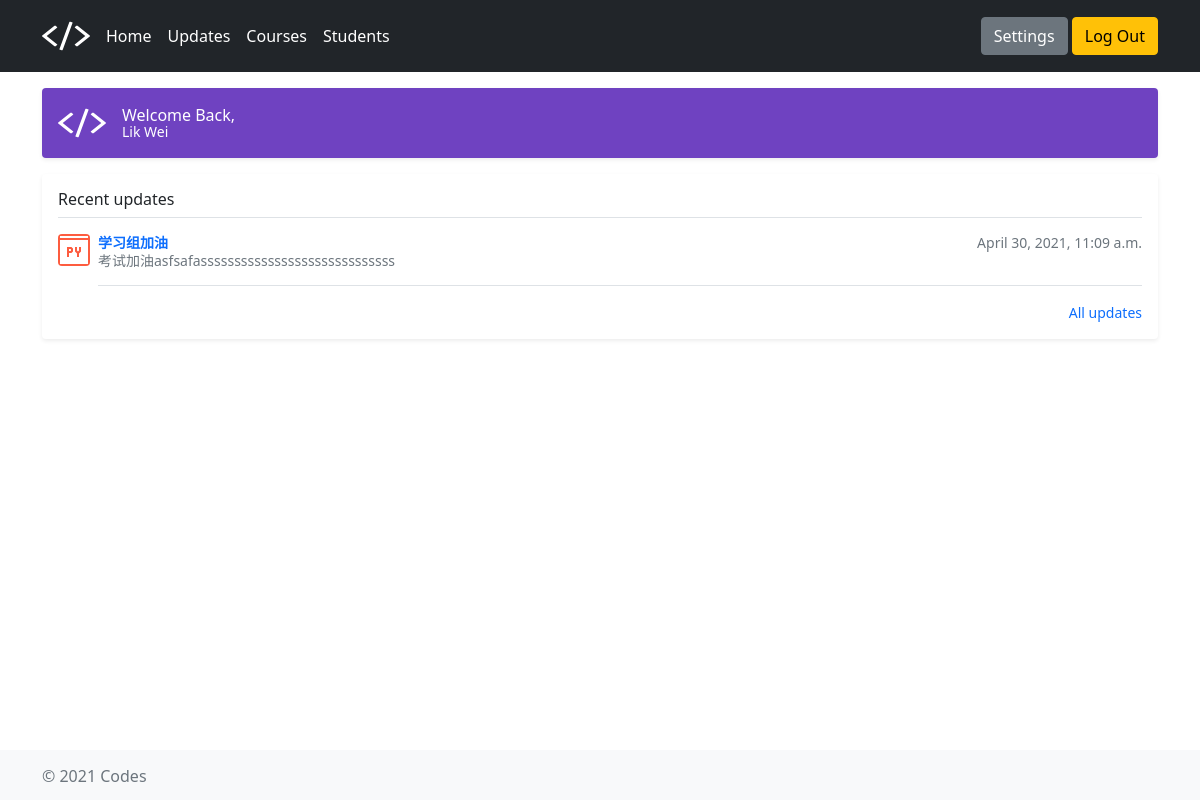
The app's page / (signed in) with its own data.
### page/models.py (models this page shows)
class Update(models.Model):
    user = models.ForeignKey(
        settings.AUTH_USER_MODEL,
        on_delete=models.CASCADE,
        null=True
    )
    course = models.ForeignKey(Course, on_delete=models.CASCADE)
    update_title = models.CharField(max_length=200)
    update_description = models.TextField()
    update_created_datetime = models.DateTimeField(auto_now_add=True)

### page/views.py (the view)
# urls.py: path('', home_view, name='home'),
@login_required
def home_view(request, *args, **kwargs):  # *args, **kwargs
    update_list = Update.objects.all()
    context = {'update_list': update_list}
    return render(request, "index.html", context)

### templates/index.html (shortened to what this page needs)
{% extends "base_generic.html" %}
  {% block head %}
  {% load static %}
  <link href="{% static 'assets/dist/css/bootstrap.min.css' %}" rel="stylesheet" />
  {% load static %}
  <link href="{% static 'headers.css' %}" rel="stylesheet" />
  <link href="{% static 'offcanvas.css' %}" rel="stylesheet">
  <link href="{% static 'sticky-footer.css' %}" rel="stylesheet">
  {% endblock %}
{% block content %}
<body class="d-flex flex-column h-100">
  <main class="container">
    <div class="d-flex align-items-center p-3 my-3 text-white bg-purple rounded shadow-sm">
      <img class="me-3" src="{% static '/assets/brand/codes-logo-white.svg' %}" alt="" width="48" height="38">
      <div class="lh-1">
        {% if user.is_authenticated %}
        <h1 class="h6 mb-0 text-white lh-1">Welcome Back,</h1>
        <small>{{ user.first_name }}</small>
        {% endif %}
      </div>
    </div>
    <div class="my-3 p-3 bg-body rounded shadow-sm">
      <h6 class="border-bottom pb-2 mb-0">Recent updates</h6>
      {% if update_list %}
      {% for update in update_list %}
      <div class="d-flex text-muted pt-3">
        <div class="pb-3 mb-0 small lh-sm border-bottom w-100">
          <div class="d-flex justify-content-between">
            <strong class="text-gray-dark"><a href="/updates/{{ update.id }}/">
                {{ update.update_title }}</a></strong>
            {{ update.update_created_datetime }}
          </div>
          <span class="d-block">{{ update.update_description }}</span>
        </div>
      </div>
      {% endfor %}
      {% else %}
      <p>No update are available.</p>
      {% endif %}
      <small class="d-block text-end mt-3">
        <a href="/updates/">All updates</a>
      </small>
    </div>
  </main>
</body>
{% endblock %}
{% block script%}
{% load static %}
{% endblock %}

### static/offcanvas.css (style rules this page uses)
html, body { overflow-x: hidden; }
.bg-purple { background-color: #6f42c1; }

### static/sticky-footer.css (style rules this page uses)
html { position: relative; min-height: 100%; }
body { margin-bottom: 60px; }

### templates/base_generic.html (style rules this page uses)
a { text-decoration: none !important; }

### records on screen
Update: update_title "学习组加油", update_created_datetime "April 30, 2021, 11:09 a.m.", update_description "考试加油asfsafasssssssssssssssssssssssssssss"

### other values on screen
{{ user.first_name }} "Lik Wei"
